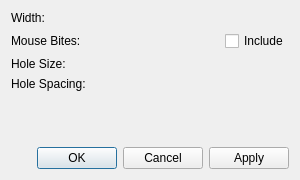
<?xml version="1.0" encoding="UTF-8"?>
<!-- AI DISCLAIMER: Claude AI assisted in the writing of this file. -->
<ui version="4.0">
 <class>librepcb::editor::TabPropertiesDialog</class>
 <widget class="QDialog" name="librepcb::editor::TabPropertiesDialog">
  <property name="geometry">
   <rect>
    <x>0</x>
    <y>0</y>
    <width>300</width>
    <height>180</height>
   </rect>
  </property>
  <property name="windowTitle">
   <string>Tab Properties</string>
  </property>
  <layout class="QVBoxLayout" name="verticalLayout">
   <item>
    <layout class="QGridLayout" name="gridLayout">
     <item row="0" column="0">
      <widget class="QLabel" name="lblWidth">
       <property name="text">
        <string>Width:</string>
       </property>
      </widget>
     </item>
     <item row="0" column="1">
      <widget class="librepcb::editor::PositiveLengthEdit" name="edtWidth" native="true">
       <property name="sizePolicy">
        <sizepolicy hsizetype="Fixed" vsizetype="Preferred">
         <horstretch>0</horstretch>
         <verstretch>0</verstretch>
        </sizepolicy>
       </property>
       <property name="toolTip">
        <string>Width of this tab</string>
       </property>
      </widget>
     </item>
     <item row="1" column="0">
      <widget class="QLabel" name="lblMouseBites">
       <property name="text">
        <string>Mouse Bites:</string>
       </property>
      </widget>
     </item>
     <item row="1" column="1">
      <widget class="QCheckBox" name="cbxMouseBites">
       <property name="toolTip">
        <string>Whether this tab gets mouse bite holes along its cut lines</string>
       </property>
       <property name="text">
        <string>Include</string>
       </property>
      </widget>
     </item>
     <item row="2" column="0">
      <widget class="QLabel" name="lblBiteDiameter">
       <property name="text">
        <string>Hole Size:</string>
       </property>
      </widget>
     </item>
     <item row="2" column="1">
      <widget class="librepcb::editor::PositiveLengthEdit" name="edtBiteDiameter" native="true">
       <property name="sizePolicy">
        <sizepolicy hsizetype="Fixed" vsizetype="Preferred">
         <horstretch>0</horstretch>
         <verstretch>0</verstretch>
        </sizepolicy>
       </property>
       <property name="toolTip">
        <string>Diameter of the mouse bite holes of this tab</string>
       </property>
      </widget>
     </item>
     <item row="3" column="0">
      <widget class="QLabel" name="lblBiteSpacing">
       <property name="text">
        <string>Hole Spacing:</string>
       </property>
      </widget>
     </item>
     <item row="3" column="1">
      <widget class="librepcb::editor::PositiveLengthEdit" name="edtBiteSpacing" native="true">
       <property name="sizePolicy">
        <sizepolicy hsizetype="Fixed" vsizetype="Preferred">
         <horstretch>0</horstretch>
         <verstretch>0</verstretch>
        </sizepolicy>
       </property>
       <property name="toolTip">
        <string>Center-to-center distance between neighboring mouse bite holes of this tab</string>
       </property>
      </widget>
     </item>
    </layout>
   </item>
   <item>
    <spacer name="verticalSpacer">
     <property name="orientation">
      <enum>Qt::Orientation::Vertical</enum>
     </property>
     <property name="sizeHint" stdset="0">
      <size>
       <width>20</width>
       <height>0</height>
      </size>
     </property>
    </spacer>
   </item>
   <item>
    <widget class="QDialogButtonBox" name="buttonBox">
     <property name="orientation">
      <enum>Qt::Orientation::Horizontal</enum>
     </property>
     <property name="standardButtons">
      <set>QDialogButtonBox::StandardButton::Apply|QDialogButtonBox::StandardButton::Cancel|QDialogButtonBox::StandardButton::Ok</set>
     </property>
    </widget>
   </item>
  </layout>
 </widget>
 <customwidgets>
  <customwidget>
   <class>librepcb::editor::PositiveLengthEdit</class>
   <extends>QWidget</extends>
   <header location="global">librepcb/editor/widgets/positivelengthedit.h</header>
   <container>1</container>
  </customwidget>
 </customwidgets>
 <resources />
 <connections />
</ui>
